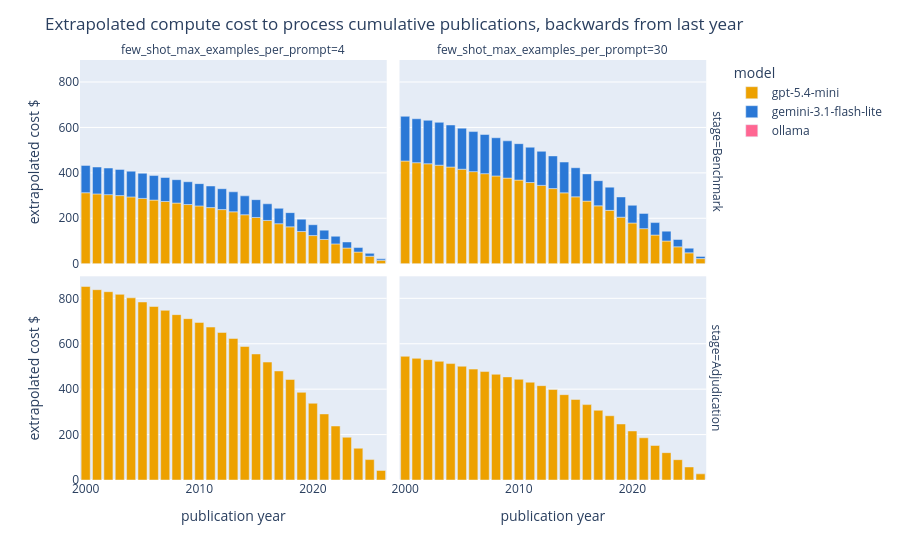

Notebook code for this chart:
### Code cell
compute_cost_figure = px.bar(
    cost_by_year_df,
    x="publication_year",
    y="estimated_cost",
    color="model",
    # line_dash=few_shot_col,
    facet_col=few_shot_col,
    facet_row="stage",
    color_discrete_map=model_color_map,
    # line_dash_map=dash_map,
    category_orders=category_orders,
    labels={"publication_year": "publication year", "estimated_cost": "extrapolated cost $"},
)
# compute_cost_figure.update_traces(mode="stacked",)
compute_cost_figure.update_layout(
    title="Extrapolated compute cost to process cumulative publications, backwards from last year",
    legend_title="model"
)
compute_cost_figure.show()

### Figure 1 — Plotly figure (JSON) as saved in the notebook; plotly's stock layout.template omitted (floating-point values rounded to 4 significant figures)
{"data": [{"hovertemplate": "model=gpt-5.4-mini<br>stage=Benchmark<br>few_shot_max_examples_per_prompt=4<br>publication year=%{x}<br>extrapolated cost $=%{y}<extra></extra>", "legendgroup": "gpt-5.4-mini", "marker": {"color": "#eda100", "pattern": {"shape": ""}}, "name": "gpt-5.4-mini", "orientation": "v", "showlegend": true, "textposition": "auto", "type": "bar", "x": [2000, 2001, 2002, 2003, 2004, 2005, 2006, 2007, 2008, 2009, 2010, 2011, 2012, 2013, 2014, 2015, 2016, 2017, 2018, 2019, 2020, 2021, 2022, 2023, 2024, 2025, 2026], "xaxis": "x3", "y": [312.5, 307.3, 304.1, 299.8, 294.2, 287.5, 280.2, 274.0, 267.1, 260.5, 254.5, 247.0, 238.3, 228.6, 215.6, 203.5, 190.4, 176.1, 162.3, 141.6, 123.9, 106.7, 87.21, 69.04, 51.29, 32.95, 15.5], "yaxis": "y3"}, {"hovertemplate": "model=gemini-3.1-flash-lite<br>stage=Benchmark<br>few_shot_max_examples_per_prompt=4<br>publication year=%{x}<br>extrapolated cost $=%{y}<extra></extra>", "legendgroup": "gemini-3.1-flash-lite", "marker": {"color": "#2a78d6", "pattern": {"shape": ""}}, "name": "gemini-3.1-flash-lite", "orientation": "v", "showlegend": true, "textposition": "auto", "type": "bar", "x": [2000, 2001, 2002, 2003, 2004, 2005, 2006, 2007, 2008, 2009, 2010, 2011, 2012, 2013, 2014, 2015, 2016, 2017, 2018, 2019, 2020, 2021, 2022, 2023, 2024, 2025, 2026], "xaxis": "x3", "y": [120.4, 118.4, 117.2, 115.5, 113.3, 110.8, 108.0, 105.6, 102.9, 100.4, 98.07, 95.18, 91.83, 88.07, 83.08, 78.43, 73.39, 67.85, 62.56, 54.55, 47.74, 41.11, 33.61, 26.6, 19.77, 12.7, 5.973], "yaxis": "y3"}, {"hovertemplate": "model=ollama<br>stage=Benchmark<br>few_shot_max_examples_per_prompt=4<br>publication year=%{x}<br>extrapolated cost $=%{y}<extra></extra>", "legendgroup": "ollama", "marker": {"color": "#FF6692", "pattern": {"shape": ""}}, "name": "ollama", "orientation": "v", "showlegend": true, "textposition": "auto", "type": "bar", "x": [2000, 2001, 2002, 2003, 2004, 2005, 2006, 2007, 2008, 2009, 2010, 2011, 2012, 2013, 2014, 2015, 2016, 2017, 2018, 2019, 2020, 2021, 2022, 2023, 2024, 2025, 2026], "xaxis": "x3", "y": [NaN, NaN, NaN, NaN, NaN, NaN, NaN, NaN, NaN, NaN, NaN, NaN, NaN, NaN, NaN, NaN, NaN, NaN, NaN, NaN, NaN, NaN, NaN, NaN, NaN, NaN, NaN], "yaxis": "y3"}, {"hovertemplate": "model=gpt-5.4-mini<br>stage=Benchmark<br>few_shot_max_examples_per_prompt=30<br>publication year=%{x}<br>extrapolated cost $=%{y}<extra></extra>", "legendgroup": "gpt-5.4-mini", "marker": {"color": "#eda100", "pattern": {"shape": ""}}, "name": "gpt-5.4-mini", "orientation": "v", "showlegend": false, "textposition": "auto", "type": "bar", "x": [2000, 2001, 2002, 2003, 2004, 2005, 2006, 2007, 2008, 2009, 2010, 2011, 2012, 2013, 2014, 2015, 2016, 2017, 2018, 2019, 2020, 2021, 2022, 2023, 2024, 2025, 2026], "xaxis": "x4", "y": [452.2, 444.8, 440.1, 433.8, 425.7, 416.0, 405.4, 396.5, 386.5, 377.0, 368.3, 357.4, 344.9, 330.8, 312.0, 294.5, 275.6, 254.8, 234.9, 204.8, 179.3, 154.4, 126.2, 99.91, 74.23, 47.69, 22.43], "yaxis": "y4"}, {"hovertemplate": "model=gemini-3.1-flash-lite<br>stage=Benchmark<br>few_shot_max_examples_per_prompt=30<br>publication year=%{x}<br>extrapolated cost $=%{y}<extra></extra>", "legendgroup": "gemini-3.1-flash-lite", "marker": {"color": "#2a78d6", "pattern": {"shape": ""}}, "name": "gemini-3.1-flash-lite", "orientation": "v", "showlegend": false, "textposition": "auto", "type": "bar", "x": [2000, 2001, 2002, 2003, 2004, 2005, 2006, 2007, 2008, 2009, 2010, 2011, 2012, 2013, 2014, 2015, 2016, 2017, 2018, 2019, 2020, 2021, 2022, 2023, 2024, 2025, 2026], "xaxis": "x4", "y": [196.8, 193.5, 191.5, 188.8, 185.2, 181.0, 176.4, 172.5, 168.2, 164.1, 160.3, 155.5, 150.1, 143.9, 135.8, 128.2, 119.9, 110.9, 102.2, 89.13, 78.01, 67.18, 54.92, 43.47, 32.3, 20.75, 9.76], "yaxis": "y4"}, {"hovertemplate": "model=ollama<br>stage=Benchmark<br>few_shot_max_examples_per_prompt=30<br>publication year=%{x}<br>extrapolated cost $=%{y}<extra></extra>", "legendgroup": "ollama", "marker": {"color": "#FF6692", "pattern": {"shape": ""}}, "name": "ollama", "orientation": "v", "showlegend": false, "textposition": "auto", "type": "bar", "x": [2000, 2001, 2002, 2003, 2004, 2005, 2006, 2007, 2008, 2009, 2010, 2011, 2012, 2013, 2014, 2015, 2016, 2017, 2018, 2019, 2020, 2021, 2022, 2023, 2024, 2025, 2026], "xaxis": "x4", "y": [NaN, NaN, NaN, NaN, NaN, NaN, NaN, NaN, NaN, NaN, NaN, NaN, NaN, NaN, NaN, NaN, NaN, NaN, NaN, NaN, NaN, NaN, NaN, NaN, NaN, NaN, NaN], "yaxis": "y4"}, {"hovertemplate": "model=gpt-5.4-mini<br>stage=Adjudication<br>few_shot_max_examples_per_prompt=4<br>publication year=%{x}<br>extrapolated cost $=%{y}<extra></extra>", "legendgroup": "gpt-5.4-mini", "marker": {"color": "#eda100", "pattern": {"shape": ""}}, "name": "gpt-5.4-mini", "orientation": "v", "showlegend": false, "textposition": "auto", "type": "bar", "x": [2000, 2001, 2002, 2003, 2004, 2005, 2006, 2007, 2008, 2009, 2010, 2011, 2012, 2013, 2014, 2015, 2016, 2017, 2018, 2019, 2020, 2021, 2022, 2023, 2024, 2025, 2026], "xaxis": "x", "y": [852.2, 838.1, 829.3, 817.4, 802.1, 783.9, 764.0, 747.1, 728.2, 710.4, 694.0, 673.5, 649.8, 623.2, 587.9, 555.0, 519.3, 480.1, 442.7, 386.0, 337.8, 290.9, 237.8, 188.3, 139.9, 89.86, 42.27], "yaxis": "y"}, {"hovertemplate": "model=gpt-5.4-mini<br>stage=Adjudication<br>few_shot_max_examples_per_prompt=30<br>publication year=%{x}<br>extrapolated cost $=%{y}<extra></extra>", "legendgroup": "gpt-5.4-mini", "marker": {"color": "#eda100", "pattern": {"shape": ""}}, "name": "gpt-5.4-mini", "orientation": "v", "showlegend": false, "textposition": "auto", "type": "bar", "x": [2000, 2001, 2002, 2003, 2004, 2005, 2006, 2007, 2008, 2009, 2010, 2011, 2012, 2013, 2014, 2015, 2016, 2017, 2018, 2019, 2020, 2021, 2022, 2023, 2024, 2025, 2026], "xaxis": "x2", "y": [544.7, 535.7, 530.1, 522.5, 512.7, 501.1, 488.3, 477.5, 465.5, 454.1, 443.6, 430.5, 415.4, 398.4, 375.8, 354.7, 332.0, 306.9, 283.0, 246.7, 215.9, 186.0, 152.0, 120.3, 89.4, 57.44, 27.02], "yaxis": "y2"}], "layout": {"annotations": [{"font": {}, "showarrow": false, "text": "few_shot_max_examples_per_prompt=4", "x": 0.24, "xanchor": "center", "xref": "paper", "y": 1, "yanchor": "bottom", "yref": "paper"}, {"font": {}, "showarrow": false, "text": "few_shot_max_examples_per_prompt=30", "x": 0.74, "xanchor": "center", "xref": "paper", "y": 1, "yanchor": "bottom", "yref": "paper"}, {"font": {}, "showarrow": false, "text": "stage=Adjudication", "textangle": 90, "x": 0.98, "xanchor": "left", "xref": "paper", "y": 0.2425, "yanchor": "middle", "yref": "paper"}, {"font": {}, "showarrow": false, "text": "stage=Benchmark", "textangle": 90, "x": 0.98, "xanchor": "left", "xref": "paper", "y": 0.7575, "yanchor": "middle", "yref": "paper"}], "barmode": "relative", "legend": {"title": {"text": "model"}, "tracegroupgap": 0}, "margin": {"t": 60}, "title": {"text": "Extrapolated compute cost to process cumulative publications, backwards from last year"}, "xaxis": {"anchor": "y", "domain": [0, 0.48], "title": {"text": "publication year"}}, "xaxis2": {"anchor": "y2", "domain": [0.5, 0.98], "matches": "x", "title": {"text": "publication year"}}, "xaxis3": {"anchor": "y3", "domain": [0, 0.48], "matches": "x", "showticklabels": false}, "xaxis4": {"anchor": "y4", "domain": [0.5, 0.98], "matches": "x", "showticklabels": false}, "yaxis": {"anchor": "x", "domain": [0, 0.485], "title": {"text": "extrapolated cost $"}}, "yaxis2": {"anchor": "x2", "domain": [0, 0.485], "matches": "y", "showticklabels": false}, "yaxis3": {"anchor": "x3", "domain": [0.515, 1], "matches": "y", "title": {"text": "extrapolated cost $"}}, "yaxis4": {"anchor": "x4", "domain": [0.515, 1], "matches": "y", "showticklabels": false}}}
